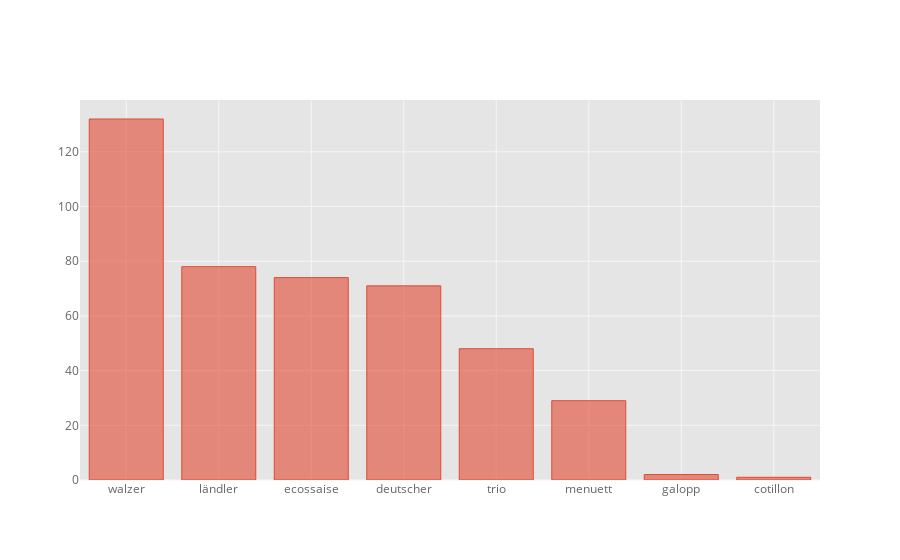

The notebook cell this image was saved under:
### Markdown cell above
### Pieces per dance type

### Code cell
dance_types = files.dance.value_counts()
print(f"The corpus contains {len(files.index)} pieces. The different types are distributed as follows:{NL}{dance_types}")
dance_types.iplot('bar')

### Figure 1 — Plotly figure (JSON) as saved in the notebook; plotly's stock layout.template omitted (floating-point values rounded to 4 significant figures)
{"data": [{"marker": {"color": "rgba(226, 74, 51, 0.6)", "line": {"color": "rgba(226, 74, 51, 1.0)", "width": 1}}, "name": "dance", "orientation": "v", "text": "", "type": "bar", "uid": "9c7fe58f-5cc4-4995-8ce0-139b2f824b8a", "x": ["walzer", "ländler", "ecossaise", "deutscher", "trio", "menuett", "galopp", "cotillon"], "y": [132, 78, 74, 71, 48, 29, 2, 1]}], "layout": {"autosize": true, "legend": {"bgcolor": "#FFFFFF", "font": {"color": "#666666"}}, "paper_bgcolor": "#FFFFFF", "plot_bgcolor": "#E5E5E5", "title": {"font": {"color": "#151516"}}, "xaxis": {"autorange": true, "gridcolor": "#F6F6F6", "range": [-0.5, 7.5], "showgrid": true, "tickfont": {"color": "#666666"}, "title": {"font": {"color": "#666666"}, "text": ""}, "type": "category", "zerolinecolor": "#F6F6F6"}, "yaxis": {"autorange": true, "gridcolor": "#F6F6F6", "range": [0, 138.9], "showgrid": true, "tickfont": {"color": "#666666"}, "title": {"font": {"color": "#666666"}, "text": ""}, "type": "linear", "zerolinecolor": "#F6F6F6"}}}
